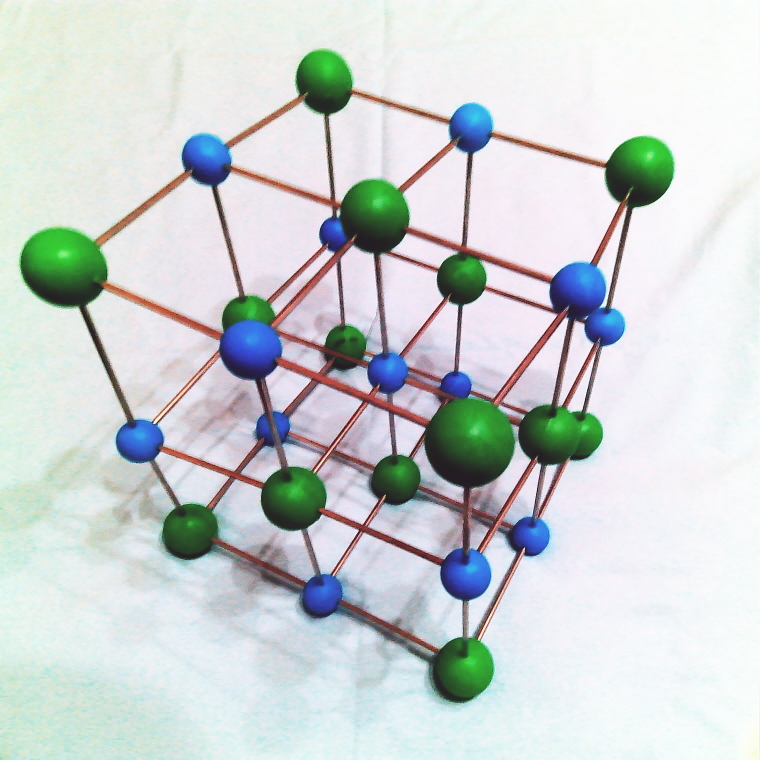
#> input picture Jinbo_Qu/Left3.jpg, 1520 x 1520 px (shown at 1/2 size)
$ python line_scopew.py
#> lines starting #> are read from the running program, lines starting #| are printed output that depends on the picture; after the words box and inside, x2 and y2 are one past the last pixel; in counts of white or black regions, pixels touching at a corner belong together
'''
Author: your name
Date: 2021-10-13 13:49:32
LastEditTime: 2021-10-13 14:14:59
LastEditors: Please set LastEditors
Description: In User Settings Edit
FilePath: \test\test2.py
'''

import cv2
import numpy as np
import math

sizex = 800
sizey = 800
img = cv2.imread('Left3.jpg')
#> img is the input picture: shape (1520, 1520, 3); mean B, G, R 210.6, 210.3, 204.3
img = cv2.resize(img,(sizex,sizey))
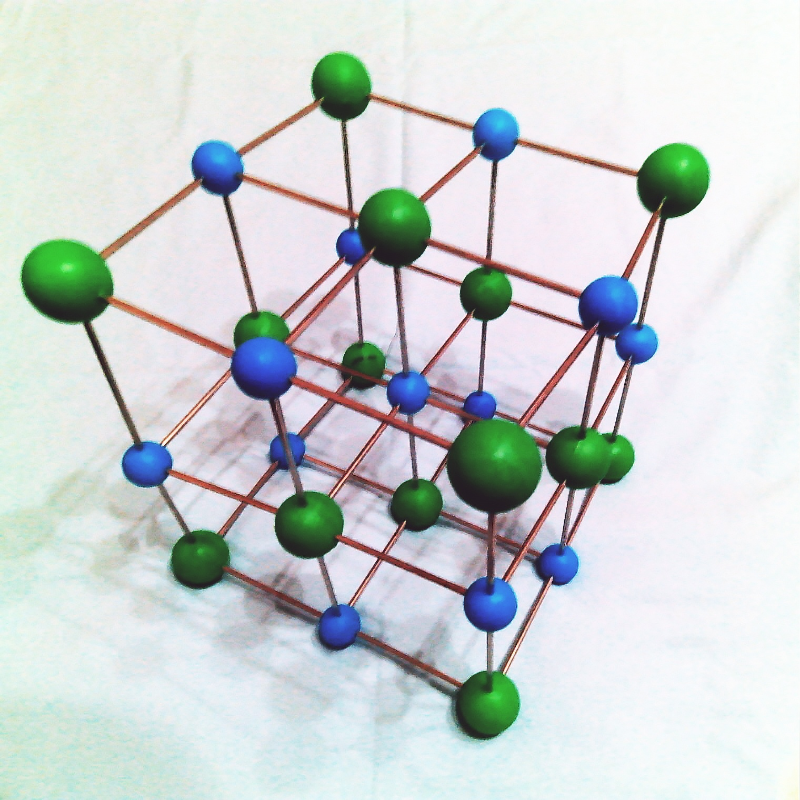
#> img: shape (800, 800, 3); mean B, G, R 210.5, 210.2, 204.2
gray = cv2.cvtColor(img,cv2.COLOR_BGR2GRAY)
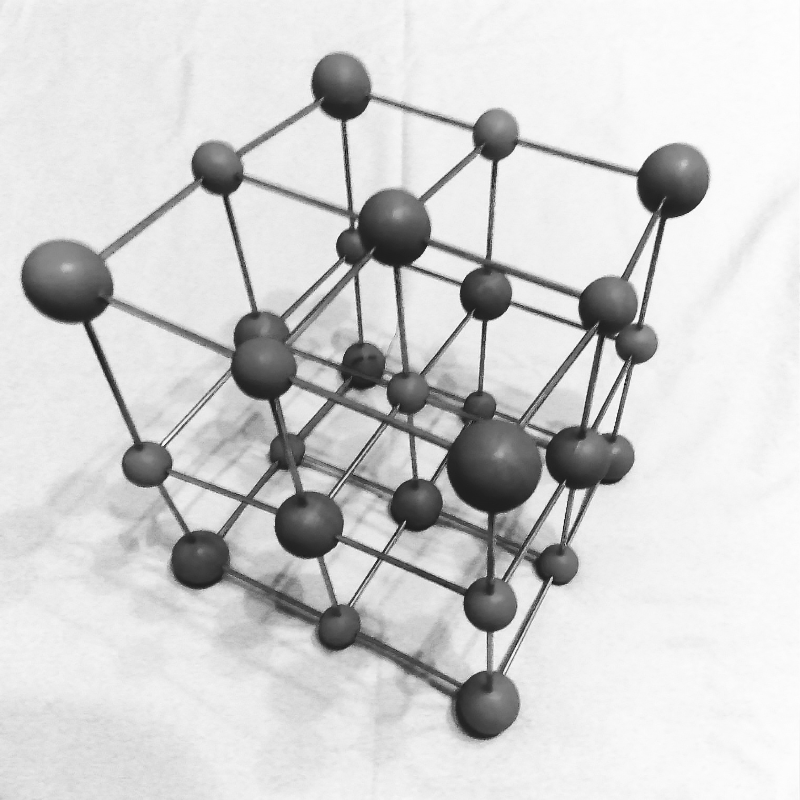
#> gray: shape (800, 800); min 7, max 255, mean 208.4

kernel_size = 5
blur_gray = cv2.GaussianBlur(gray,(kernel_size, kernel_size),0)
low_threshold = 50
high_threshold = 150
edges = cv2.Canny(blur_gray, low_threshold, high_threshold)
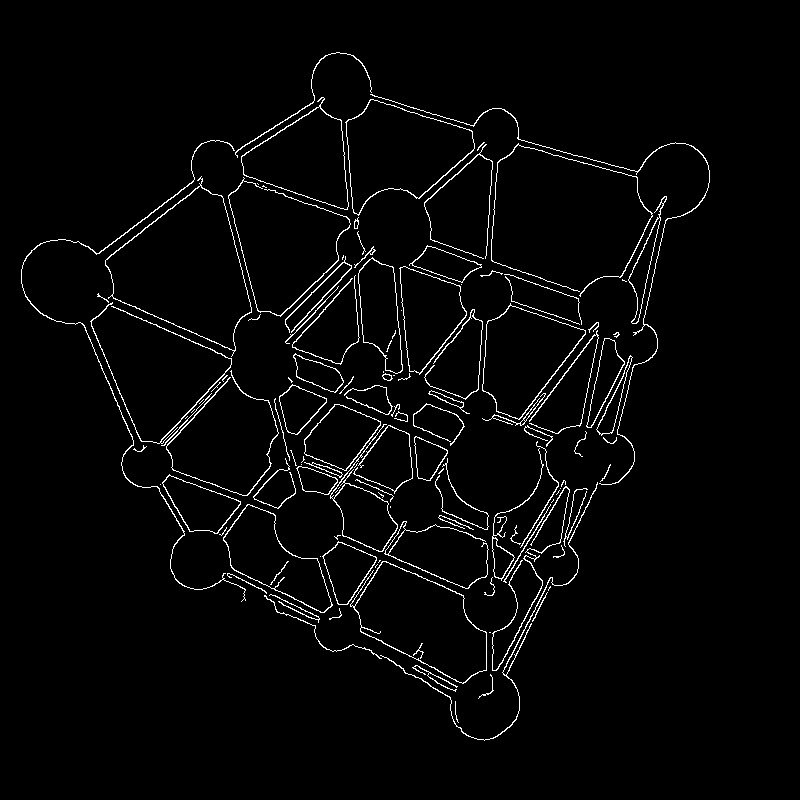
#> edges: shape (800, 800); 2.7% white in thin lines or dots, all inside (x1, y1, x2, y2) = (21, 52, 710, 741)
rho = 1  # distance resolution in pixels of the Hough grid
theta = np.pi / 180  # angular resolution in radians of the Hough grid
threshold = 15  # minimum number of votes (intersections in Hough grid cell)
min_line_length = 50  # minimum number of pixels making up a line
max_line_gap = 20  # maximum gap in pixels between connectable line segments
line_image = np.copy(img) * 0  # creating a blank to draw lines on
#> line_image: shape (800, 800, 3); every value is 0

# Run Hough on edge detected image
# Output "lines" is an array containing endpoints of detected line segments
lines = cv2.HoughLinesP(edges, rho, theta, threshold, np.array([]),
                    min_line_length, max_line_gap)
#> lines = 166 rows, first 6: [110, 296, 235, 349], [105, 260, 168, 209], [492, 691, 550, 577], [506, 676, 552, 583], [515, 422, 562, 364], [636, 333, 662, 198]

for line in lines:
    for x1,y1,x2,y2 in line:
        cv2.line(line_image,(x1,y1),(x2,y2),(255,0,0),2)
#> this loop made 166 passes
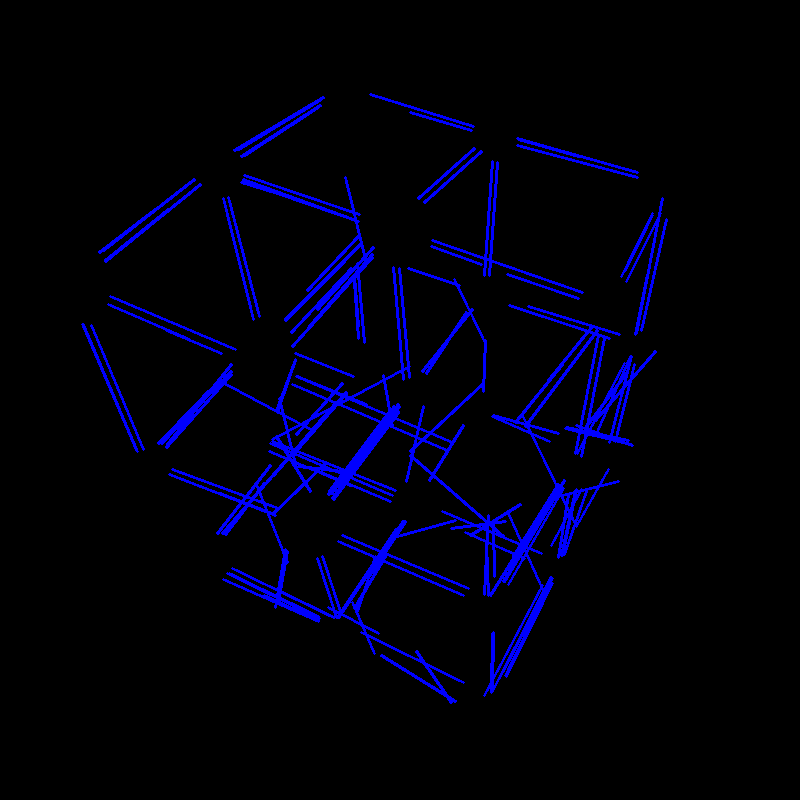
#> line_image: shape (800, 800, 3); mean B, G, R 14.1, 0, 0
cv2.imshow('drawlines', line_image)
cv2.waitKey(0)
# Draw the lines on the  image
#lines_edges = cv2.addWeighted(img, 0.8, line_image, 1, 0)
